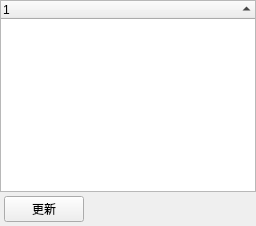
  <widget class="QDockWidget" name="gcinfo">
   <property name="features">
    <set>QDockWidget::DockWidgetClosable|QDockWidget::DockWidgetMovable</set>
   </property>
   <property name="allowedAreas">
    <set>Qt::AllDockWidgetAreas</set>
   </property>
   <property name="windowTitle">
    <string>对象</string>
   </property>
   <attribute name="dockWidgetArea">
    <number>8</number>
   </attribute>
   <widget class="QWidget" name="dockWidgetContents_13">
    <layout class="QVBoxLayout" name="verticalLayout_9" stretch="1,0">
     <property name="spacing">
      <number>4</number>
     </property>
     <property name="leftMargin">
      <number>0</number>
     </property>
     <property name="topMargin">
      <number>0</number>
     </property>
     <property name="rightMargin">
      <number>0</number>
     </property>
     <property name="bottomMargin">
      <number>0</number>
     </property>
     <item>
      <widget class="QTreeWidget" name="objslist">
       <property name="sortingEnabled">
        <bool>true</bool>
       </property>
       <column>
        <property name="text">
         <string notr="true">1</string>
        </property>
       </column>
      </widget>
     </item>
     <item>
      <layout class="QHBoxLayout" name="horizontalLayout_11" stretch="0,1">
       <property name="leftMargin">
        <number>4</number>
       </property>
       <property name="bottomMargin">
        <number>4</number>
       </property>
       <item>
        <widget class="QPushButton" name="btnUpdate">
         <property name="minimumSize">
          <size>
           <width>75</width>
           <height>25</height>
          </size>
         </property>
         <property name="text">
          <string>更新</string>
         </property>
         <property name="icon">
          <iconset>
           <normaloff>res/toolbar/refresh.png</normaloff>res/toolbar/refresh.png</iconset>
         </property>
        </widget>
       </item>
       <item>
        <widget class="QWidget" name="widget_3" native="true"/>
       </item>
      </layout>
     </item>
    </layout>
   </widget>
  </widget>
